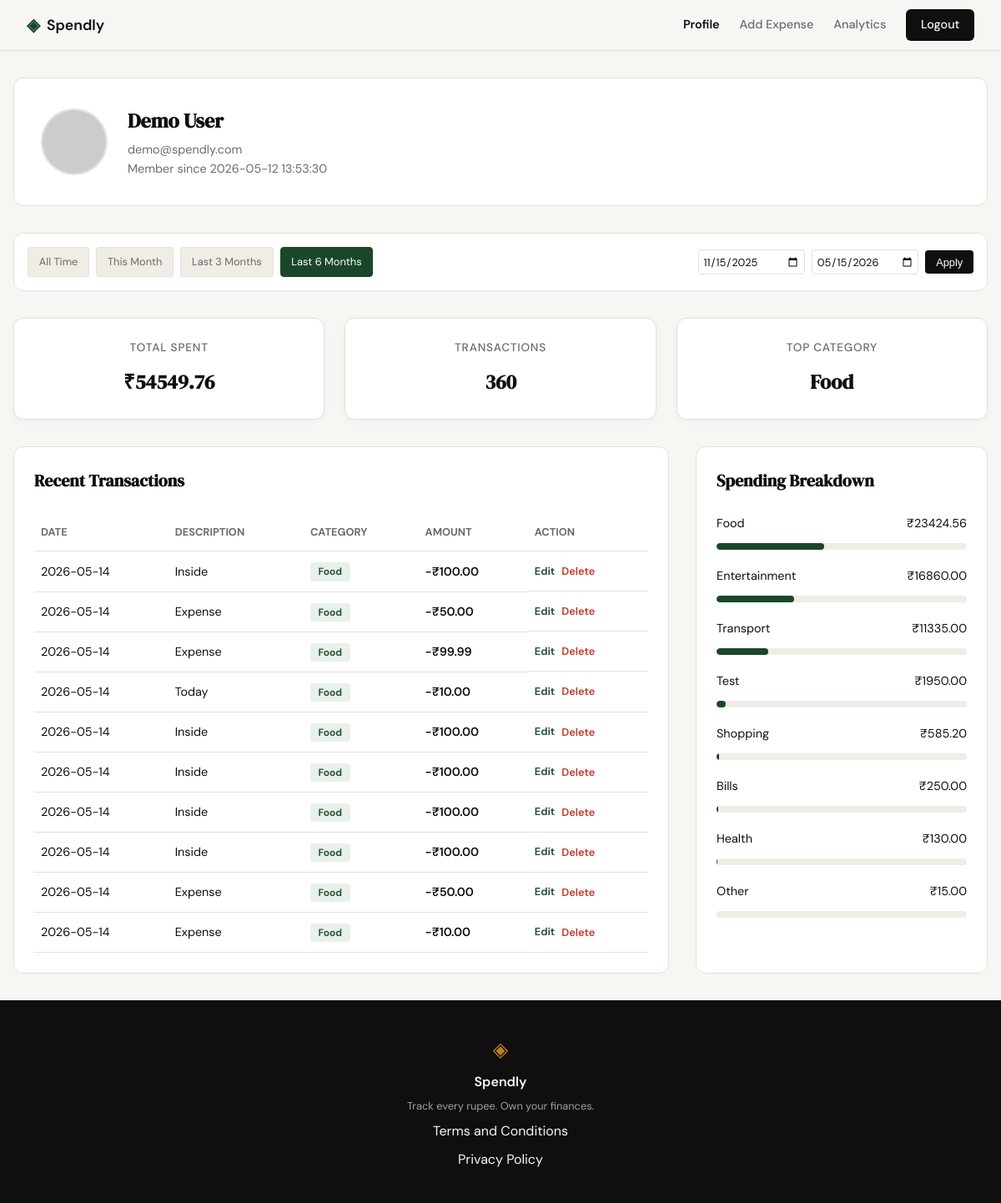
Page /profile?date_from=2025-11-15&date_to=2026-05-15 (signed in) on the committed database.
### tables this page shows
CREATE TABLE users (
            id INTEGER PRIMARY KEY AUTOINCREMENT,
            name TEXT NOT NULL,
            email TEXT UNIQUE NOT NULL,
            password_hash TEXT NOT NULL,
            created_at TEXT DEFAULT (datetime('now'))
        );

CREATE TABLE expenses (
            id INTEGER PRIMARY KEY AUTOINCREMENT,
            user_id INTEGER NOT NULL,
            amount REAL NOT NULL,
            category TEXT NOT NULL,
            date TEXT NOT NULL,
            description TEXT,
            created_at TEXT DEFAULT (datetime('now')),
            FOREIGN KEY (user_id) REFERENCES users (id)
        );

### app.py (the view)
@app.route("/profile")
@login_required
def profile():
    user_id = session.get("user_id")
    date_from = request.args.get("date_from")
    date_to = request.args.get("date_to")
    def validate_date(d):
        if not d: return None
        try:
            return datetime.strptime(d, "%Y-%m-%d").date().isoformat()
        except ValueError:
            return None
    date_from = validate_date(date_from)
    date_to = validate_date(date_to)
    if date_from and date_to and date_from > date_to:
        flash("Start date must be before end date.")
        date_from = date_to = None
    db = get_db()
    user_row = db.execute(
        "SELECT name, email, created_at FROM users WHERE id = ?",
        (user_id,)
    ).fetchone()
    stats_row = get_summary_stats(user_id, date_from, date_to)
    total_spent_val = stats_row["total_spent"] if stats_row and stats_row["total_spent"] is not None else 0.0
    transaction_count = stats_row["transaction_count"] if stats_row else 0
    categories_rows = get_category_breakdown(user_id, date_from, date_to)
    category_breakdown = []
    top_category = "N/A"
    for i, row in enumerate(categories_rows):
        category = row["category"]
        amount = row["total"]
        percentage = (amount / total_spent_val * 100) if total_spent_val > 0 else 0
        if i == 0:
            top_category = category
        category_breakdown.append({
            "category": category,
            "amount": f"₹{amount:.2f}",
            "percentage": round(percentage, 1)
        })
    transactions_rows = get_recent_transactions(user_id, date_from=date_from, date_to=date_to)
    user_profile = {
        "user": {
            "name": user_row["name"],
            "email": user_row["email"],
            "join_date": user_row["created_at"],
            "avatar": f"https://api.dicebear.com/7.x/avataaars/svg?seed={user_row['name']}"
        },
        "stats": {
            "total_spent": f"₹{total_spent_val:.2f}",
            "transaction_count": transaction_count,
            "top_category": top_category
        },
        "category_breakdown": category_breakdown,
        "transactions": [
            {
                "id": row["id"],
                "date": row["date"],
                "description": row["description"],
                "category": row["category"],
                "amount": f"-₹{row['amount']:.2f}"
            }
            for row in transactions_rows
        ]
    }
    today = date.today()
    this_month_start = today.replace(day=1).isoformat()
    this_month_end = today.isoformat()
    last_3m_start = (today - relativedelta(months=3)).isoformat()
    last_3m_end = today.isoformat()
    last_6m_start = (today - relativedelta(months=6)).isoformat()
    last_6m_end = today.isoformat()
    return render_template(
        "profile.html",
        profile=user_profile,
        date_from=date_from,
        date_to=date_to,
        this_month_start=this_month_start,
        this_month_end=this_month_end,
        last_3m_start=last_3m_start,
        last_3m_end=last_3m_end,
        last_6m_start=last_6m_start,
        last_6m_end=last_6m_end
    )

### app.py (called while the page is built)
def login_required(f):
    @wraps(f)
    def decorated_function(*args, **kwargs):
        if session.get("user_id") is None:
            return redirect(url_for("login"))
        return f(*args, **kwargs)
    return decorated_function

### database/db.py (called while the page is built)
def get_db():
    if 'db' not in g:
        g.db = sqlite3.connect(current_app.config['DATABASE'])
        g.db.row_factory = sqlite3.Row
        g.db.execute("PRAGMA foreign_keys = ON")
    return g.db

### database/queries.py (called while the page is built)
def get_summary_stats(user_id, date_from=None, date_to=None):
    db = get_db()
    query = "SELECT SUM(amount) as total_spent, COUNT(id) as transaction_count FROM expenses WHERE user_id = ?"
    params = [user_id]
    if date_from and date_to:
        query += " AND date BETWEEN ? AND ?"
        params.extend([date_from, date_to])
    row = db.execute(query, params).fetchone()
    return row

def get_recent_transactions(user_id, limit=10, date_from=None, date_to=None):
    db = get_db()
    query = "SELECT id, date, description, category, amount FROM expenses WHERE user_id = ?"
    params = [user_id]
    if date_from and date_to:
        query += " AND date BETWEEN ? AND ?"
        params.extend([date_from, date_to])
    query += " ORDER BY date DESC LIMIT ?"
    params.append(limit)
    rows = db.execute(query, params).fetchall()
    return rows

def get_category_breakdown(user_id, date_from=None, date_to=None):
    db = get_db()
    query = "SELECT category, SUM(amount) as total FROM expenses WHERE user_id = ?"
    params = [user_id]
    if date_from and date_to:
        query += " AND date BETWEEN ? AND ?"
        params.extend([date_from, date_to])
    query += " GROUP BY category ORDER BY total DESC"
    rows = db.execute(query, params).fetchall()
    return rows

### templates/profile.html (shortened to what this page needs)
{% extends "base.html" %}
{% block content %}
<link rel="stylesheet" href="{{ url_for('static', filename='css/profile.css') }}">
<div class="profile-container">
    <div class="profile-header-card">
        <img src="{{ profile.user.avatar }}" alt="User Avatar" class="profile-avatar">
        <div class="profile-info">
            <h2>{{ profile.user.name }}</h2>
            <p>{{ profile.user.email }}</p>
            <p>Member since {{ profile.user.join_date }}</p>
        </div>
    </div>
    <div class="filter-bar">
        <div class="filter-presets">
            <a href="{{ url_for('profile', date_from='', date_to='') }}"
               class="preset-btn {{ 'active' if not date_from and not date_to }}">All Time</a>
            <a href="{{ url_for('profile', date_from=this_month_start, date_to=this_month_end) }}"
               class="preset-btn {{ 'active' if date_from == this_month_start and date_to == this_month_end }}">This Month</a>
            <a href="{{ url_for('profile', date_from=last_3m_start, date_to=last_3m_end) }}"
               class="preset-btn {{ 'active' if date_from == last_3m_start and date_to == last_3m_end }}">Last 3 Months</a>
            <a href="{{ url_for('profile', date_from=last_6m_start, date_to=last_6m_end) }}"
               class="preset-btn {{ 'active' if date_from == last_6m_start and date_to == last_6m_end }}">Last 6 Months</a>
        </div >
        <form class="custom-range" method="GET" action="{{ url_for('profile') }}">
            <input type="date" name="date_from" value="{{ date_from or '' }}" placeholder="From">
            <input type="date" name="date_to" value="{{ date_to or '' }}" placeholder="To">
            <button type="submit" class="apply-btn">Apply</button>
        </form>
    </div>
    <div class="stats-grid">
        <div class="stat-card">
            <span class="stat-label">Total Spent</span>
            <span class="stat-value">{{ profile.stats.total_spent }}</span>
        </div>
        <div class="stat-card">
            <span class="stat-label">Transactions</span>
            <span class="stat-value">{{ profile.stats.transaction_count }}</span>
        </div>
        <div class="stat-card">
            <span class="stat-label">Top Category</span>
            <span class="stat-value">{{ profile.stats.top_category }}</span>
        </div>
    </div>
    <div class="dashboard-grid">
        <div class="data-card">
            <h3 class="card-title">Recent Transactions</h3>
            <table class="transaction-table">
                <thead>
                    <tr>
                        <th>Date</th>
                        <th>Description</th>
                        <th>Category</th>
                        <th>Amount</th>
                        <th>Action</th>
                    </tr>
                </thead>
                <tbody>
                    {% for tx in profile.transactions %}
                    <tr>
                        <td>{{ tx.date }}</td>
                        <td>{{ tx.description }}</td>
                        <td><span class="category-badge">{{ tx.category }}</span></td>
                        <td class="amount-neg">{{ tx.amount }}</td>
                        <td class="action-cell">
                            <a href="{{ url_for('edit_expense', id=tx.id) }}" class="edit-link">Edit</a>
                            <form action="{{ url_for('delete_expense', id=tx.id) }}" method="POST" style="display: inline;">
                                <button type="submit" class="delete-link" onclick="return confirm('Are you sure you want to delete this expense?')">Delete</button>
                            </form>
                        </td>
                    </tr>
                    {% endfor %}
                </tbody>
            </table>
        </div>
        <div class="data-card">
            <h3 class="card-title">Spending Breakdown</h3>
            <div class="category-list">
                {% for cat in profile.category_breakdown %}
                <div class="category-item">
                    <div class="category-info">
                        <span>{{ cat.category }}</span>
                        <span>{{ cat.amount }}</span>
                    </div>
                    <div class="category-bar-container">
                        <div class="category-bar" style="width: {{ cat.percentage }}%;"></div>
                    </div>
                </div>
                {% endfor %}
            </div>
        </div>
    </div>
</div>
{% endblock %}

### static/css/style.css (style rules this page uses)
:root { --ink: #0f0f0f; --ink-soft: #2d2d2d; --ink-muted: #6b6b6b; --ink-faint: #a0a0a0; --paper: #f7f6f3; --paper-warm: #f0ede6; --paper-card: #ffffff; --accent: #1a472a; --accent-light: #e8f0eb; --accent-2: #c17f24; --accent-2-light: #fdf3e3; --danger: #c0392b; --danger-light: #fdecea; --border: #e4e1da; --border-soft: #eeebe4; --font-display: 'DM Serif Display', Georgia, serif; --font-body: 'DM Sans', system-ui, sans-serif; --max-width: 1200px; --auth-width: 440px; --radius-sm: 6px; --radius-md: 12px; --radius-lg: 20px; }
*, *::before, *::after { box-sizing: border-box; margin: 0; padding: 0; }
html { font-size: 16px; scroll-behavior: smooth; }
body { background: var(--paper); color: var(--ink); font-family: var(--font-body); font-size: 1rem; line-height: 1.6; -webkit-font-smoothing: antialiased; }
a { color: inherit; text-decoration: none; }
.stat-card { background: var(--paper-card); border-radius: var(--radius-md); padding: 1rem; display: flex; flex-direction: column; gap: 0.25rem; box-shadow: 0 2px 8px rgba(0,0,0,0.04); }
.stat-label { font-size: 0.7rem; font-weight: 500; color: var(--ink-muted); text-transform: uppercase; letter-spacing: 0.04em; }
.stat-value { font-family: var(--font-display); font-size: 1.1rem; color: var(--ink); }
.category-bar { height: 100%; border-radius: 999px; transition: width 0.6s ease; }
.action-cell { display: flex; gap: 0.5rem; align-items: center; }

### static/css/profile.css (style rules this page uses)
.filter-bar { background: var(--paper-card); border: 1px solid var(--border); border-radius: var(--radius-md); padding: 1rem; margin-bottom: 2rem; display: flex; flex-wrap: wrap; align-items: center; justify-content: space-between; gap: 1rem; }
.filter-presets { display: flex; gap: 0.5rem; flex-wrap: wrap; }
.preset-btn { padding: 0.4rem 0.8rem; border: 1px solid var(--border); border-radius: 4px; background: var(--paper-warm); color: var(--ink-muted); text-decoration: none; font-size: 0.8rem; transition: all 0.2s ease; }
.preset-btn.active { background: var(--accent); color: white; border-color: var(--accent); }
.custom-range { display: flex; align-items: center; gap: 0.5rem; }
.custom-range input { padding: 0.3rem; border: 1px solid var(--border); border-radius: 4px; font-size: 0.8rem; color: var(--ink); background-color: var(--paper-card); font-family: inherit; }
.apply-btn { padding: 0.4rem 0.8rem; background: var(--ink); color: white; border: none; border-radius: 4px; cursor: pointer; font-size: 0.8rem; }

### rows in the picture
users: user.name "Demo User", user.email "demo@spendly.com", user.join_date "2026-05-12 13:53:30"
expenses: date "2026-05-14", description "Inside", category "Food", amount "-₹100.00"
expenses: date "2026-05-14", description "Expense", category "Food", amount "-₹50.00"
expenses: date "2026-05-14", description "Expense", category "Food", amount "-₹99.99"
expenses: date "2026-05-14", description "Today", category "Food", amount "-₹10.00"
expenses: date "2026-05-14", description "Inside", category "Food", amount "-₹100.00"
expenses: date "2026-05-14", description "Inside", category "Food", amount "-₹100.00"
expenses: date "2026-05-14", description "Inside", category "Food", amount "-₹100.00"
expenses: date "2026-05-14", description "Inside", category "Food", amount "-₹100.00"
expenses: date "2026-05-14", description "Expense", category "Food", amount "-₹50.00"
expenses: date "2026-05-14", description "Expense", category "Food", amount "-₹10.00"

### other values in the picture
{{ profile.stats.total_spent }} "₹54549.76"
{{ profile.stats.transaction_count }} "360"
{{ profile.stats.top_category }} "Food"
{{ cat.category }} "Food" "Entertainment" "Transport" "Test" "Shopping" "Bills" "Health" "Other"
{{ cat.amount }} "₹23424.56" "₹16860.00" "₹11335.00" "₹1950.00" "₹585.20" "₹250.00" "₹130.00" "₹15.00"
